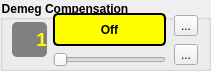
     <widget class="QGroupBox" name="demeg">
      <property name="geometry">
       <rect>
        <x>10</x>
        <y>120</y>
        <width>211</width>
        <height>71</height>
       </rect>
      </property>
      <property name="font">
       <font>
        <weight>75</weight>
        <bold>true</bold>
       </font>
      </property>
      <property name="styleSheet">
       <string notr="true">QGroupBox{
	font-weight: bold;
}</string>
      </property>
      <property name="title">
       <string>Demeg Compensation</string>
      </property>
      <widget class="QWidget" name="layoutWidget_45">
       <property name="geometry">
        <rect>
         <x>10</x>
         <y>13</y>
         <width>191</width>
         <height>54</height>
        </rect>
       </property>
       <layout class="QHBoxLayout" name="horizontalLayout_50">
        <item>
         <layout class="QHBoxLayout" name="horizontalLayout_demeg">
          <item>
           <widget class="QLabel" name="label_demegValue">
            <property name="minimumSize">
             <size>
              <width>35</width>
              <height>35</height>
             </size>
            </property>
            <property name="maximumSize">
             <size>
              <width>35</width>
              <height>35</height>
             </size>
            </property>
            <property name="font">
             <font>
              <pointsize>14</pointsize>
              <weight>75</weight>
              <bold>true</bold>
             </font>
            </property>
            <property name="styleSheet">
             <string notr="true">QLabel{
	color: yellow;
	font-weight: bold;
	background-color: gray;
	border-radius: 5px;
}</string>
            </property>
            <property name="text">
             <string>1</string>
            </property>
            <property name="alignment">
             <set>Qt::AlignRight|Qt::AlignTrailing|Qt::AlignVCenter</set>
            </property>
           </widget>
          </item>
          <item>
           <layout class="QVBoxLayout" name="verticalLayout_73">
            <item>
             <widget class="QLabel" name="label_demegTitle">
              <property name="minimumSize">
               <size>
                <width>113</width>
                <height>0</height>
               </size>
              </property>
              <property name="maximumSize">
               <size>
                <width>113</width>
                <height>16777215</height>
               </size>
              </property>
              <property name="styleSheet">
               <string notr="true">QLabel{
	background-color: yellow;
	font-weight: bold;
	border: 2px solid black;
	border-radius: 5px;
}</string>
              </property>
              <property name="text">
               <string>Off</string>
              </property>
              <property name="alignment">
               <set>Qt::AlignCenter</set>
              </property>
             </widget>
            </item>
            <item>
             <widget class="QSlider" name="slide_demeg">
              <property name="minimumSize">
               <size>
                <width>113</width>
                <height>0</height>
               </size>
              </property>
              <property name="maximumSize">
               <size>
                <width>113</width>
                <height>16777215</height>
               </size>
              </property>
              <property name="minimum">
               <number>1</number>
              </property>
              <property name="maximum">
               <number>3</number>
              </property>
              <property name="orientation">
               <enum>Qt::Horizontal</enum>
              </property>
             </widget>
            </item>
           </layout>
          </item>
         </layout>
        </item>
        <item>
         <layout class="QVBoxLayout" name="verticalLayout_64">
          <item>
           <widget class="QToolButton" name="undo_demeg">
            <property name="text">
             <string>...</string>
            </property>
            <property name="icon">
             <iconset resource="../terminal.qrc">
              <normaloff>:/images/Undo-icon.png</normaloff>:/images/Undo-icon.png</iconset>
            </property>
           </widget>
          </item>
          <item>
           <widget class="QToolButton" name="default_demeg">
            <property name="text">
             <string>...</string>
            </property>
            <property name="icon">
             <iconset resource="../terminal.qrc">
              <normaloff>:/images/default.png</normaloff>:/images/default.png</iconset>
            </property>
           </widget>
          </item>
         </layout>
        </item>
       </layout>
      </widget>
     </widget>
